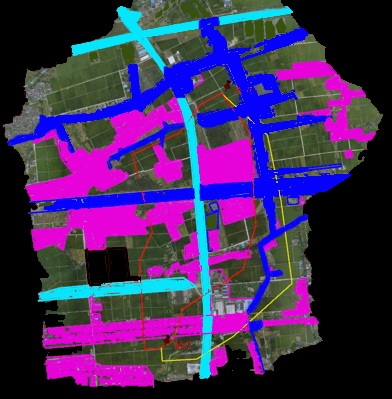
#> input picture pic1.png, 392 x 399 px
$ jupyter execute --allow-errors map_generator.ipynb   (shell and % lines are left out)
#> lines starting #> are read from the running program, lines starting #| are printed output that depends on the picture; after the words box and inside, x2 and y2 are one past the last pixel; in counts of white or black regions, pixels touching at a corner belong together
[cell 1]
import cv2
import numpy as np
import matplotlib.pyplot as plt
import random
import matplotlib

[cell 2]
img = cv2.imread('pic1.png')
#> img is the input picture: shape (399, 392, 3); mean B, G, R 90.1, 43.1, 64.8

[cell 3]
im_rgb = cv2.cvtColor(img, cv2.COLOR_BGR2RGB)

[cell 4]
plt.imshow(im_rgb)

[cell 5]
#设置阈值
l_black = np.array([0,0,0])
h_black = np.array([1,1,1])

[cell 6]
#构建掩模
black = cv2.inRange(im_rgb, l_black, h_black)
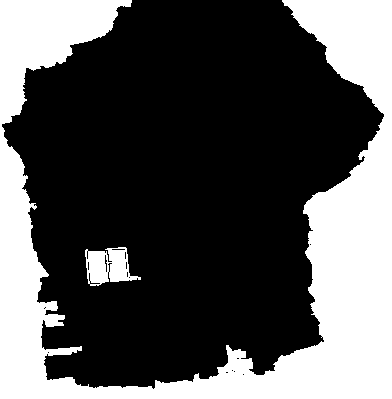
#> black: shape (399, 392); 33.1% white; 2 white regions, box (x1, y1, x2, y2) and area: (0, 0, 392, 399) 50357, (85, 247, 141, 286) 1339

[cell 7]
plt.imshow(black)

[cell 8]
#设置阈值
l_blue = np.array([[0,0,200]])
h_blue = np.array([10,10,255])

[cell 9]
#构建掩模
blue = cv2.inRange(im_rgb, l_blue, h_blue)
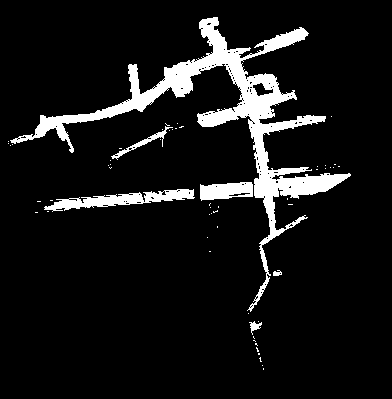
#> blue: shape (399, 392); 8.7% white; 57 white regions (51 under 20 px), largest, box (x1, y1, x2, y2) and area: (10, 17, 351, 312) 10897, (44, 189, 195, 212) 1393, (200, 182, 253, 201) 753, (111, 126, 173, 160) 279, (249, 321, 262, 335) 78, (273, 270, 282, 276) 38

[cell 10]
plt.imshow(blue)

[cell 11]
#设置阈值
l_pink = np.array([[230,1,216]])
h_pink = np.array([232,3,218])
#构建掩模
pink = cv2.inRange(im_rgb, l_pink, h_pink)
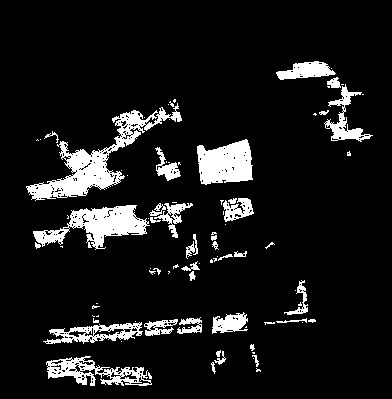
#> pink: shape (399, 392); 9.6% white; 88 white regions (50 under 20 px), largest, box (x1, y1, x2, y2) and area: (26, 103, 182, 201) 3388, (33, 205, 150, 250) 2293, (197, 139, 253, 185) 1931

[cell 12]
plt.imshow(pink)

[cell 13]
#设置阈值
l_cyan = np.array([[4,229,252]])
h_cyan = np.array([6,231,254])
#构建掩模
cyan = cv2.inRange(im_rgb, l_cyan, h_cyan)
#> cyan: shape (399, 392); 2.8% white; 20 white regions (11 under 20 px), largest, box (x1, y1, x2, y2) and area: (72, 6, 198, 72) 1563, (178, 98, 212, 333) 1222, (219, 6, 293, 25) 454

[cell 14]
plt.imshow(cyan)

[cell 15]
kernel = cv2.getStructuringElement(cv2.MORPH_RECT,(7, 7))

[cell 16]
blue_close = cv2.morphologyEx(blue, cv2.MORPH_CLOSE, kernel)
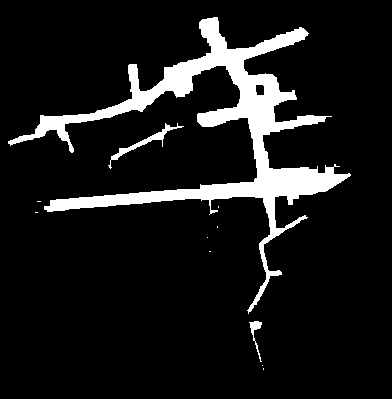
#> blue_close: shape (399, 392); 9.8% white; 11 white regions (8 under 20 px), largest, box (x1, y1, x2, y2) and area: (8, 17, 351, 314) 14802, (108, 123, 184, 169) 405, (249, 321, 262, 362) 146
pink_close = cv2.morphologyEx(pink, cv2.MORPH_CLOSE, kernel)
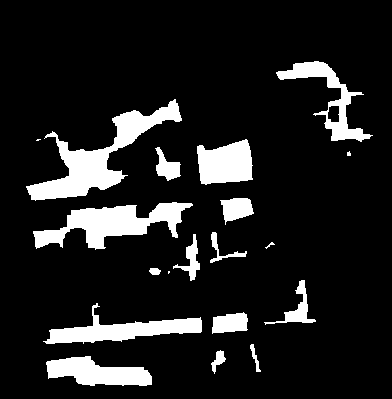
#> pink_close: shape (399, 392); 12.3% white; 19 white regions (3 under 20 px), largest, box (x1, y1, x2, y2) and area: (26, 99, 182, 201) 4320, (33, 202, 193, 250) 3408, (43, 303, 202, 344) 2390
cyan_close = cv2.morphologyEx(cyan, cv2.MORPH_CLOSE, kernel)
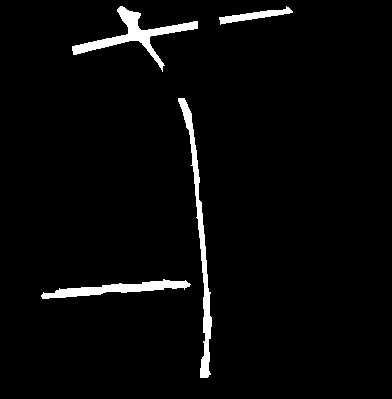
#> cyan_close: shape (399, 392); 3.2% white; 4 white regions, box (x1, y1, x2, y2) and area: (178, 98, 212, 378) 1691, (72, 6, 198, 72) 1626, (41, 279, 191, 299) 1193, (219, 6, 293, 25) 474
black_close = cv2.morphologyEx(black, cv2.MORPH_CLOSE, kernel)
#> black_close: shape (399, 392); 33.4% white; 2 white regions, box (x1, y1, x2, y2) and area: (0, 0, 392, 399) 50800, (85, 247, 141, 286) 1475

[cell 17]
class_2 = blue_close
class_3 = cyan_close+pink_close
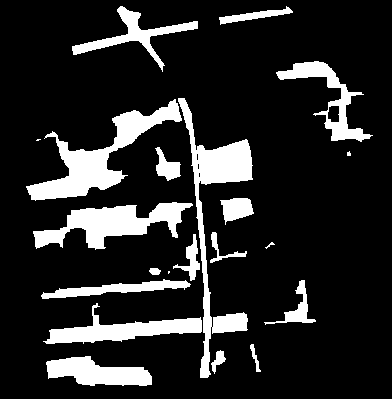
#> class_3: shape (399, 392); 15.5% white; 21 white regions (3 under 20 px), largest, box (x1, y1, x2, y2) and area: (26, 99, 182, 201) 4320, (178, 98, 253, 378) 4266, (33, 202, 193, 250) 3408
class_4 = black_close

[cell 18]
row, col, _ = im_rgb.shape
#> row = 399; col = 392

[cell 19]
merged_img = np.zeros([row, col])

[cell 20]
for i in range(row):
    for j in range(col):
        b_2 = bool(class_2[i,j])
        b_3 = bool(class_3[i,j])
        b_4 = bool(class_4[i,j])
        bool_list = [b_2,b_3,b_4]

        choice_list = np.array([2,3,4])
        choice_list = choice_list[bool_list]
        if not choice_list.size:
            merged_img[i,j] = 1
        else:
            merged_img[i,j] = random.choice(choice_list)
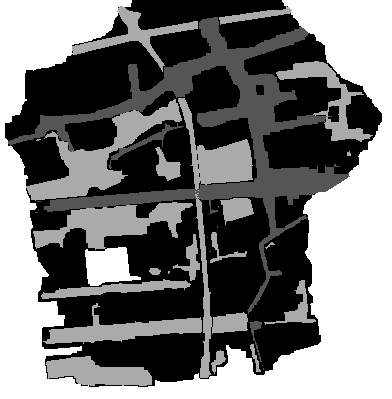
#> merged_img: shape (399, 392) float64; min 1, max 4, mean 2.41; drawn with min black and max white

[cell 21]
plt.imshow(merged_img)

[cell 22]
merged_img.shape
#> Out = (399, 392)

[cell 23]
pic = cv2.resize(merged_img, (4000, 4000), interpolation=cv2.INTER_NEAREST)
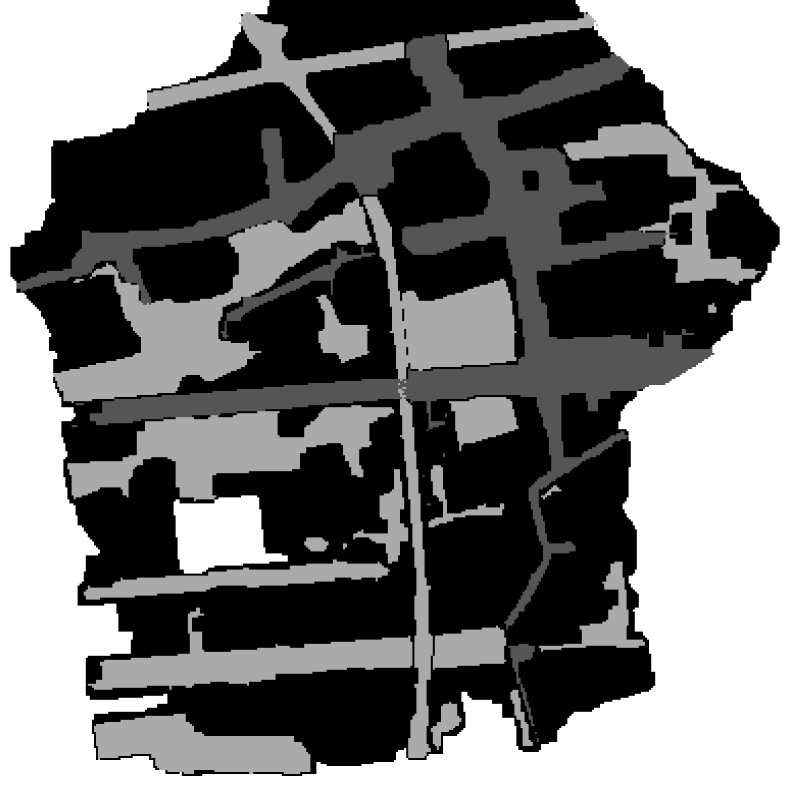
#> pic: shape (4000, 4000) float64 (shown at 1/5 size); min 1, max 4, mean 2.41; drawn with min black and max white

[cell 24]
pic[2500,1000]
#> Out = 1

[cell 25]
plt.imshow(pic)

[cell 26]
np.save("map",pic)

[cell 27]
plt.show()

# A* Algorithm

[cell 28]
from pathfinder import pathfinder

[cell 29]
start = (1400,3500)
end = (2200,900)
maze = cv2.resize(class_3, (4000, 4000), interpolation=cv2.INTER_NEAREST)
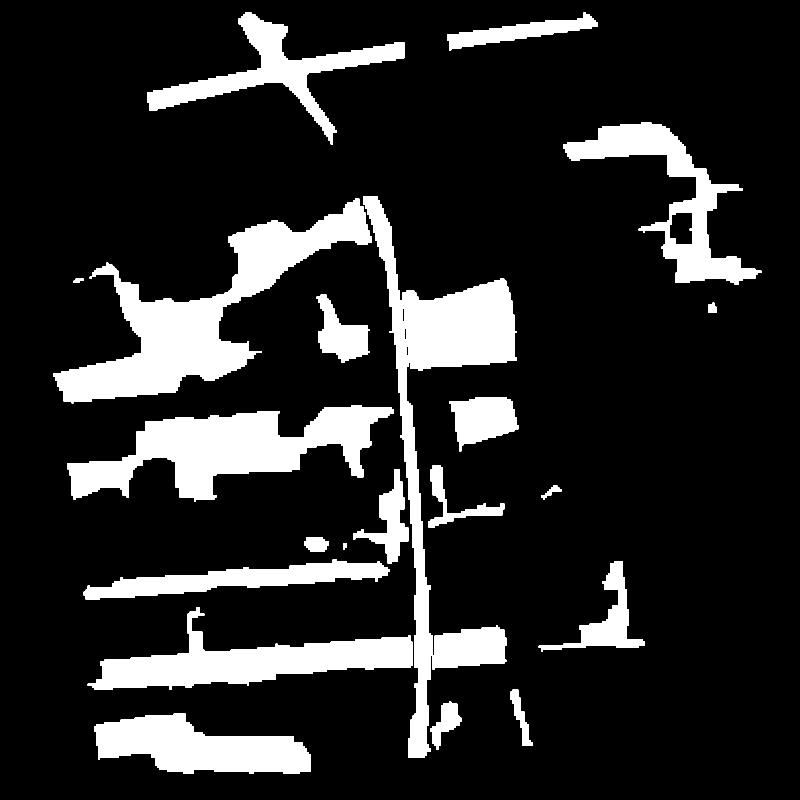
#> maze: shape (4000, 4000) (shown at 1/5 size); 15.5% white; 21 white regions, largest, box (x1, y1, x2, y2) and area: (266, 993, 1858, 2016) 442028, (1817, 983, 2582, 3790) 436737, (337, 2026, 1970, 2507) 348079

[cell 30]
maze[end[0],end[1]]
#> Out = 255

[cell 31]
plt.imshow(maze)

#> (a cell that did not finish here is left out)

#> (a cell that did not finish here is left out)

[cell 34]
maze_viz = cv2.cvtColor(maze,cv2.COLOR_GRAY2RGB)

[cell 35]
maze_viz.shape
#> Out = (4000, 4000, 3)
